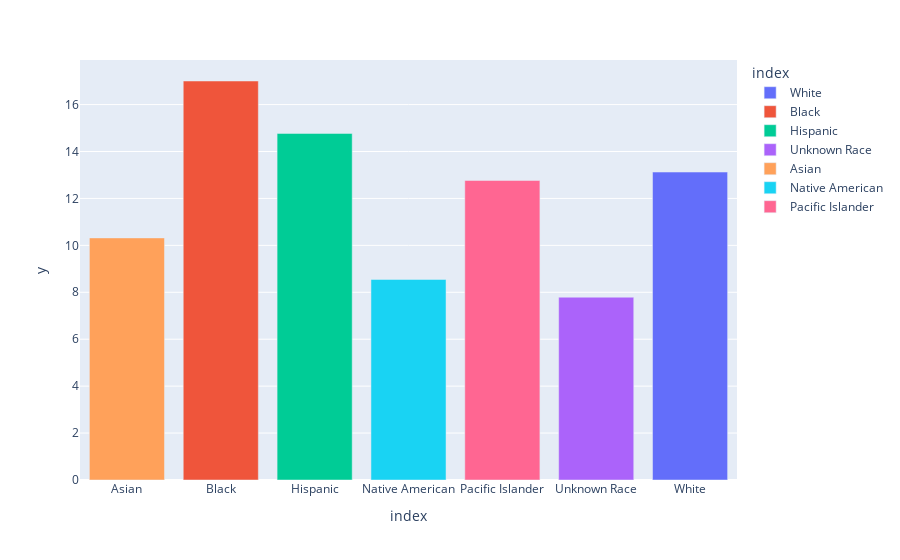

Here is the notebook cell this chart was saved with:
### Markdown cell above
### Likeliness for black people to be killed and unarmed compared to other ethnicities

### Code cell
# Get counts of killings per race
unarmed_list = police_killings[police_killings["Unarmed/Did Not Have a Weapon"] == "Unarmed/Did Not Have a Weapon"]
unarmed_dist = unarmed_list["Victim's race"].str.title().value_counts()

unarmed_dist_perc = unarmed_dist / race_dist * 100

# Plot graph
fig = px.bar(unarmed_dist_perc, 
             x=unarmed_dist_perc.index, 
             y=unarmed_dist_perc.values,
             color=unarmed_dist_perc.index)
# Sort bars
fig.update_layout(xaxis={'categoryorder':'category ascending'})

fig.show()

### Figure 1 — Plotly figure (JSON) as saved in the notebook; plotly's stock layout.template omitted (floating-point values rounded to 4 significant figures)
{"data": [{"alignmentgroup": "True", "hovertemplate": "index=%{x}<br>y=%{y}<extra></extra>", "legendgroup": "White", "marker": {"color": "#636efa"}, "name": "White", "offsetgroup": "White", "orientation": "v", "showlegend": true, "textposition": "auto", "type": "bar", "x": ["White"], "xaxis": "x", "y": [13.12], "yaxis": "y"}, {"alignmentgroup": "True", "hovertemplate": "index=%{x}<br>y=%{y}<extra></extra>", "legendgroup": "Black", "marker": {"color": "#EF553B"}, "name": "Black", "offsetgroup": "Black", "orientation": "v", "showlegend": true, "textposition": "auto", "type": "bar", "x": ["Black"], "xaxis": "x", "y": [17.0], "yaxis": "y"}, {"alignmentgroup": "True", "hovertemplate": "index=%{x}<br>y=%{y}<extra></extra>", "legendgroup": "Hispanic", "marker": {"color": "#00cc96"}, "name": "Hispanic", "offsetgroup": "Hispanic", "orientation": "v", "showlegend": true, "textposition": "auto", "type": "bar", "x": ["Hispanic"], "xaxis": "x", "y": [14.77], "yaxis": "y"}, {"alignmentgroup": "True", "hovertemplate": "index=%{x}<br>y=%{y}<extra></extra>", "legendgroup": "Unknown Race", "marker": {"color": "#ab63fa"}, "name": "Unknown Race", "offsetgroup": "Unknown Race", "orientation": "v", "showlegend": true, "textposition": "auto", "type": "bar", "x": ["Unknown Race"], "xaxis": "x", "y": [7.791], "yaxis": "y"}, {"alignmentgroup": "True", "hovertemplate": "index=%{x}<br>y=%{y}<extra></extra>", "legendgroup": "Asian", "marker": {"color": "#FFA15A"}, "name": "Asian", "offsetgroup": "Asian", "orientation": "v", "showlegend": true, "textposition": "auto", "type": "bar", "x": ["Asian"], "xaxis": "x", "y": [10.32], "yaxis": "y"}, {"alignmentgroup": "True", "hovertemplate": "index=%{x}<br>y=%{y}<extra></extra>", "legendgroup": "Native American", "marker": {"color": "#19d3f3"}, "name": "Native American", "offsetgroup": "Native American", "orientation": "v", "showlegend": true, "textposition": "auto", "type": "bar", "x": ["Native American"], "xaxis": "x", "y": [8.547], "yaxis": "y"}, {"alignmentgroup": "True", "hovertemplate": "index=%{x}<br>y=%{y}<extra></extra>", "legendgroup": "Pacific Islander", "marker": {"color": "#FF6692"}, "name": "Pacific Islander", "offsetgroup": "Pacific Islander", "orientation": "v", "showlegend": true, "textposition": "auto", "type": "bar", "x": ["Pacific Islander"], "xaxis": "x", "y": [12.77], "yaxis": "y"}], "layout": {"barmode": "relative", "legend": {"title": {"text": "index"}, "tracegroupgap": 0}, "margin": {"t": 60}, "xaxis": {"anchor": "y", "categoryarray": ["White", "Black", "Hispanic", "Unknown Race", "Asian", "Native American", "Pacific Islander"], "categoryorder": "category ascending", "domain": [0, 1], "title": {"text": "index"}}, "yaxis": {"anchor": "x", "domain": [0, 1], "title": {"text": "y"}}}}
